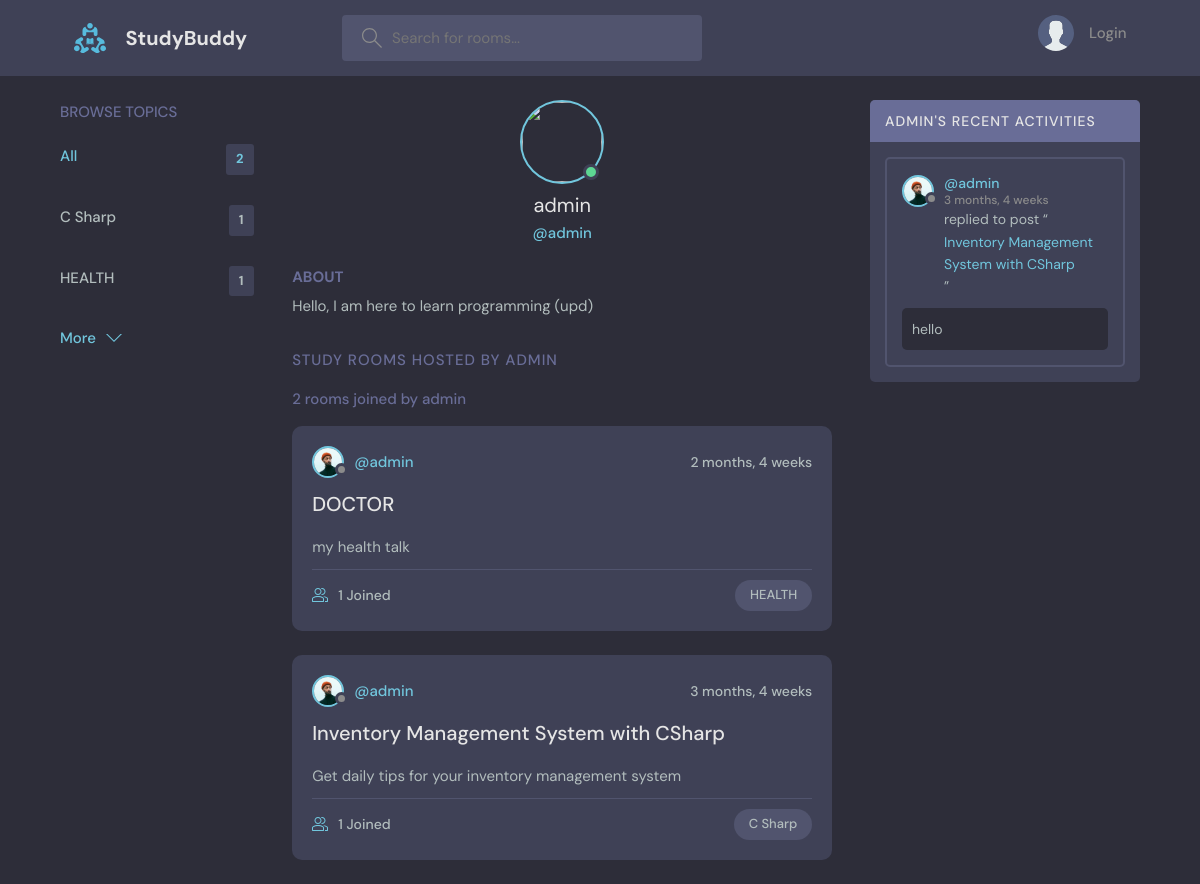
Page /profile/1/ on the committed database.
### myapp/models.py (models this page shows)
class Topic(models.Model):
    name = models.CharField(max_length=200)
    def __str__(self):
        return self.name

class User(AbstractUser):
    name = models.CharField(max_length=200, null=True)
    email = models.EmailField(unique=True, null=True)
    bio = models.TextField(null=True)
    avatar = models.ImageField(null=True, default="avatar.svg")
    USERNAME_FIELD = 'email'
    REQUIRED_FIELDS =[]

class Room(models.Model):
    host = models.ForeignKey(User, on_delete=models.SET_NULL, null=True)
    topic = models.ForeignKey(Topic, on_delete=models.SET_NULL, null=True)
    name = models.CharField(max_length=200)
    description = models.TextField(null=True, blank=True)
    participants = models.ManyToManyField(User, related_name='participants', blank=True)
    updated = models.DateTimeField(auto_now=True)
    created = models.DateTimeField(auto_now_add=True)
    class Meta:
        ordering = ['-updated', '-created']
    def __str__(self):
        return self.name

class Message(models.Model):
    user = models.ForeignKey(User, on_delete=models.CASCADE)
    room = models.ForeignKey(Room, on_delete=models.CASCADE)
    body = models.TextField()
    updated = models.DateTimeField(auto_now=True)
    created = models.DateTimeField(auto_now_add=True)
    class Meta:
        ordering = ['-updated', '-created']
    def __str__(self):
        return self.body[0:50]

### myapp/views.py (the view)
# urls.py: path('profile/<str:pk>/', views.userProfile, name='profile'),
def userProfile(request, pk):
    q = request.GET.get('q') if request.GET.get('q') != None else ''
    user = User.objects.get(id=pk)
    rooms = Room.objects.filter(
        Q(topic__name__icontains=q) |
        Q(name__icontains=q) |
        Q(description__icontains=q)
        )
    topics = Topic.objects.all()
    room_messages = user.message_set.all()
    room_count = rooms.count()
    page = 'profile'
    context = {'user': user, 'rooms':rooms, 'topics':topics, 'room_messages':room_messages, 'page':page, 'room_count':room_count}
    return render(request, 'myapp/profile.html', context)

### myapp/templates/myapp/profile.html (shortened to what this page needs)
{% extends 'main.html' %}
{% load static %}
{% block content %}
<main class="profile-page layout layout--3">
  <div class="container">
    {% include 'myapp/topic_component.html' %}
    <div class="roomList">
      <div class="profile">
        <div class="profile__avatar">
          <div class="avatar avatar--large active">
            <img src="{{request.user.avatar.url}}" />
          </div>
        </div>
        <div class="profile__info">
          <h3>{{user.username}}</h3>
          <p>@{{user.username}}</p>
        </div>
        <div class="profile__about">
          <h3>About</h3>
          <p>{{user.bio}}</p>
        </div>
      </div>
      <div class="roomList__header">
        <div>
          <h2>Study Rooms Hosted by {{user.username}}</a>
          </h2>
        </div>
      </div>
      {% include 'myapp/feed_component.html' %}
    </div>
    {% include 'myapp/activity_component.html' %}
  </div>
</main>
{% endblock %}

### myapp/templates/myapp/topic_component.html
<div class="topics">
    <div class="topics__header">
        <h2>Browse Topics</h2>
    </div>
    <ul class="topics__list">
        <li>
            <a href="{% url 'home' %}" class="active">All <span>{{topics.count}}</span></a>
        </li>
        {% for topic in topics %}
        <li>
            <a href="{% url 'home' %}?q={{topic.name}}">{{topic.name}} <span>{{topic.room_set.all.count}}</span></a>
        </li>
        {% endfor %}
    </ul>
    <a class="btn btn--link" href="{% url 'topic' %}">
        More
        <svg
            version="1.1"
            xmlns="http://www.w3.org/2000/svg"
            width="32"
            height="32"
            viewBox="0 0 32 32"
        >
            <title>chevron-down</title>
            <path d="M16 21l-13-13h-3l16 16 16-16h-3l-13 13z"></path>
        </svg>
    </a>
</div>

### myapp/templates/myapp/feed_component.html (shortened to what this page needs)
<div class="roomList">
    <div class="roomList__header">
        <div>
            {%if page == 'profile' %}
                {%if room_count > 1 %}
                <p>{{room_count}} rooms joined by {{user.username}}</p>
                {% else%}
                <p>{{room_count}} room joined by {{user.username}}</p>{% endif %}
            {% else %}
            {%if room_count > 1 %}
            <p>{{room_count}} rooms available</p>
            {% else%}
            <p>{{room_count}} room available </p>{% endif %}
            {% endif %}
        </div>
    </div>
    {% for room in rooms %}
    <div class="roomListRoom">
        <div class="roomListRoom__header">
            <a href="{% url 'profile' room.host.id %}" class="roomListRoom__author">
                <div class="avatar avatar--small">
                    <img
                        src="{{room.host.avatar.url}}"
                    />
                </div>
                <span>@{{room.host.username}}</span>
            </a>
            <div class="roomListRoom__actions">
                <span>{{room.created|timesince}}</span>
            </div>
        </div>
        <div class="roomListRoom__content">
            <a href="{% url 'room' room.id %}">{{room.name}}</a>
            <p>{{room.description}}</p>
        </div>
        <div class="roomListRoom__meta">
            <a href="{% url 'room' room.id %}" class="roomListRoom__joined">
                {{room.participants.all.count}} Joined
            </a>
            <p class="roomListRoom__topic">{{room.topic}}</p>
        </div>
    </div>
    {% endfor %}
</div>

### myapp/templates/myapp/activity_component.html (shortened to what this page needs)
<div class="activities">
    <div class="activities__header">
        {%if page == 'profile' %}
        <h2>{{user.username}}'s Recent Activities</h2>
        {% else %}
        <h2>Recent Activities</h2>
        {% endif %}
    </div>
    {% for message in room_messages %}
    <div class="activities__box">
        <div class="activities__boxHeader roomListRoom__header">
            <a href="{% url 'profile' message.user.id %}" class="roomListRoom__author">
                <div class="avatar avatar--small">
                    <img
                        src="{{message.user.avatar.url}}"
                    />
                </div>
                <p>
                    @{{message.user.username}}
                    <span>{{message.created|timesince}}</span>
                </p>
            </a>
        </div>
        <div class="activities__boxContent">
            <p>
                replied to post “<a href="{% url 'room' message.room.id %}"
                    >{{message.room}}</a
                >”
            </p>
            <div class="activities__boxRoomContent">
                {{message}}
            </div>
        </div>
</div>
    {% endfor %}
</div>

### rows in the picture
Topic: name "C Sharp", room_set.all.count "1"
Topic: name "HEALTH", room_set.all.count "1"
User: username "admin", bio "Hello, I am here to learn programming (upd)", username "ADMIN"
Room: host.avatar (picture), host.username "admin", created "2 months, 4 weeks", name "DOCTOR", description "my health talk", participants.all.count "1", topic "HEALTH"
Room: host.avatar (picture), host.username "admin", created "3 months, 4 weeks", name "Inventory Management System with CSharp", description "Get daily tips for your inventory management system", participants.all.count "1", topic "C Sharp"
Message: user.avatar (picture), user.username "admin", created "3 months, 4 weeks", room "Inventory Management System with CSharp", body "hello"

### other values in the picture
{{ topics.count }} "2"
{{ room_count }} "2"
